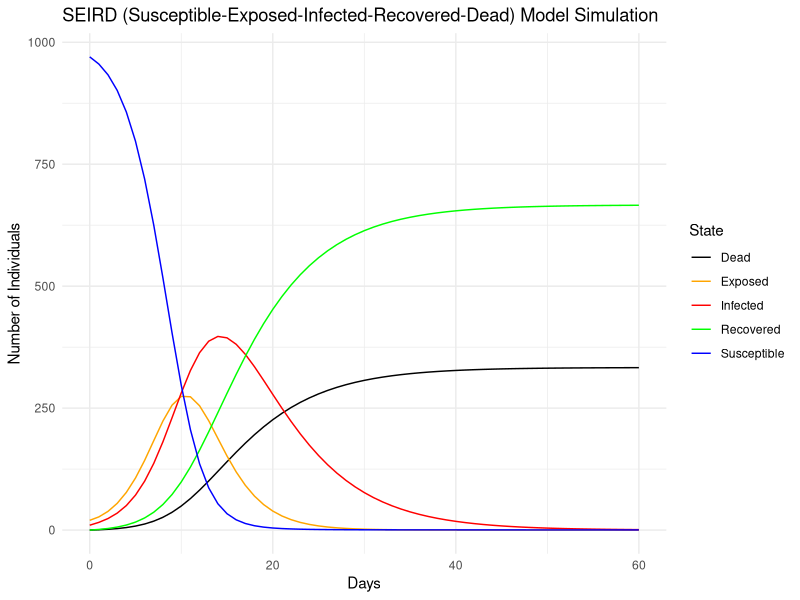
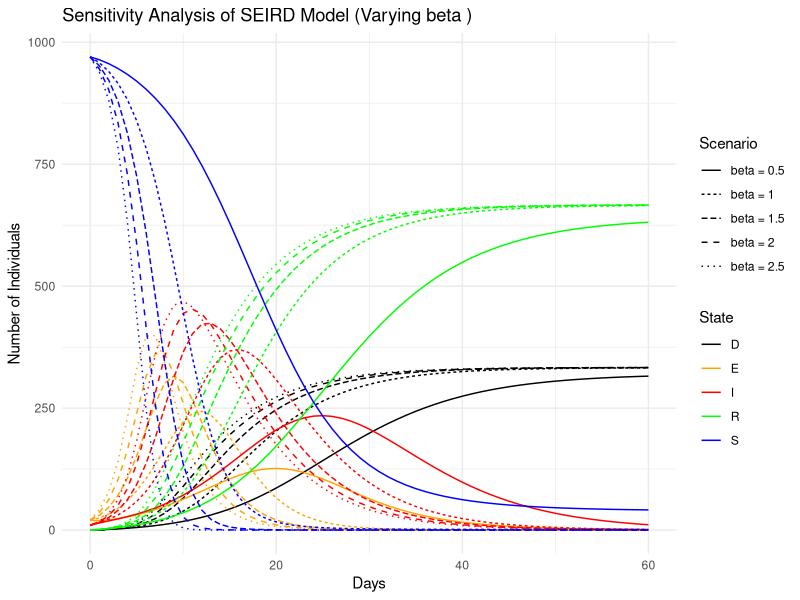
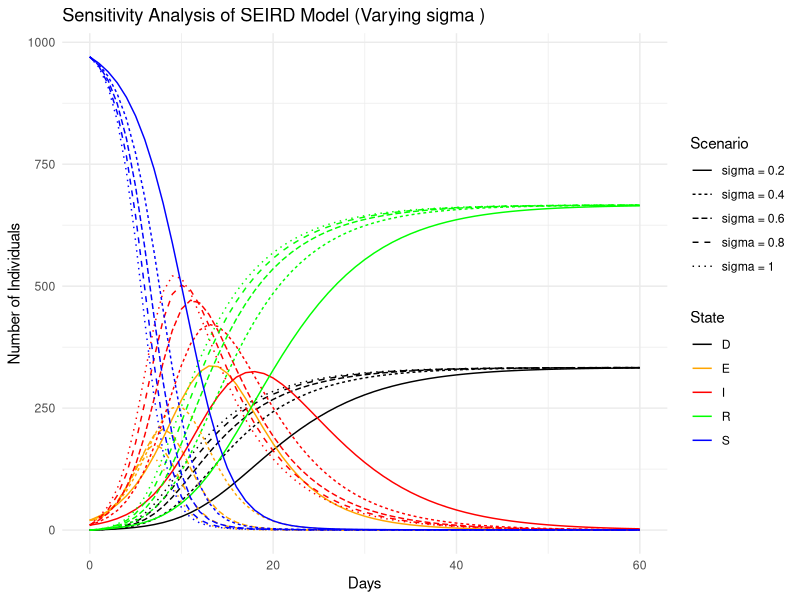
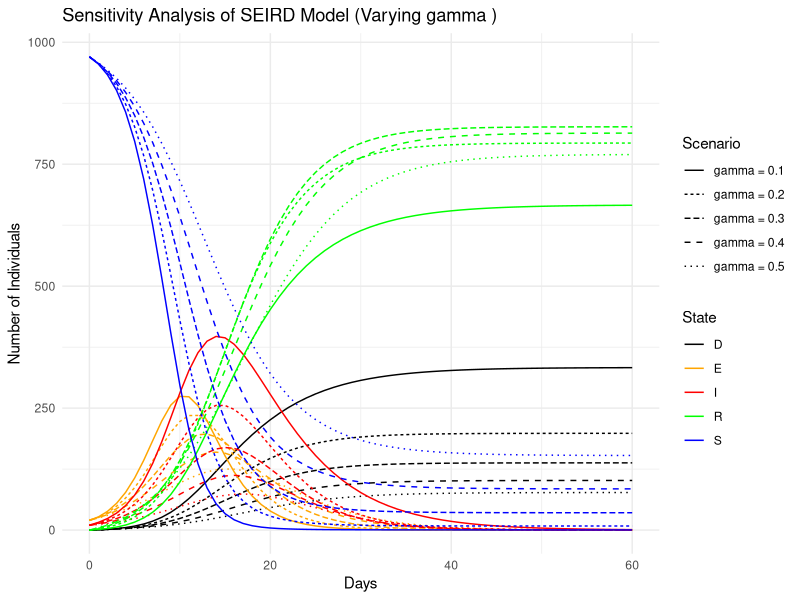
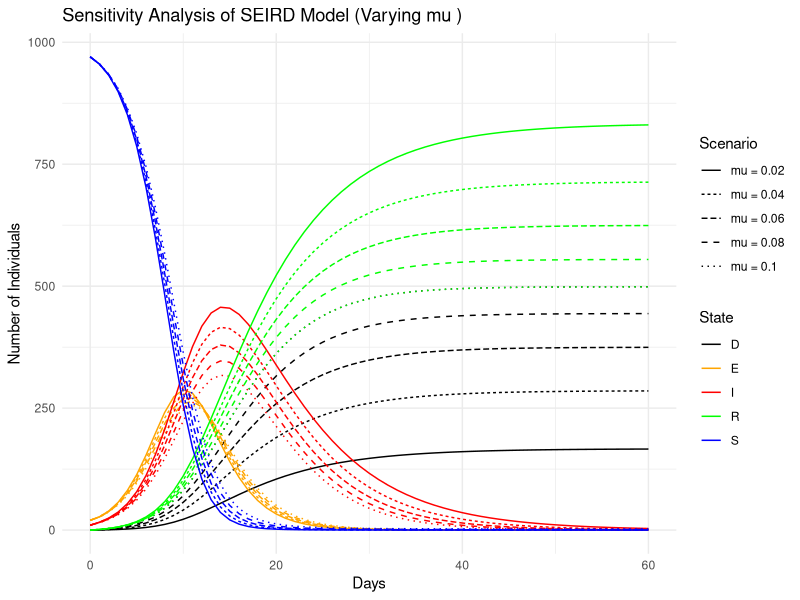
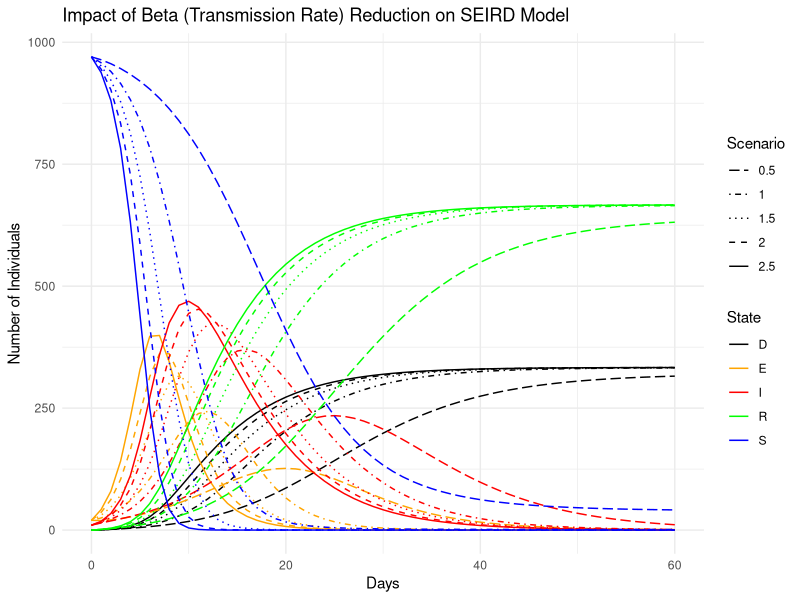
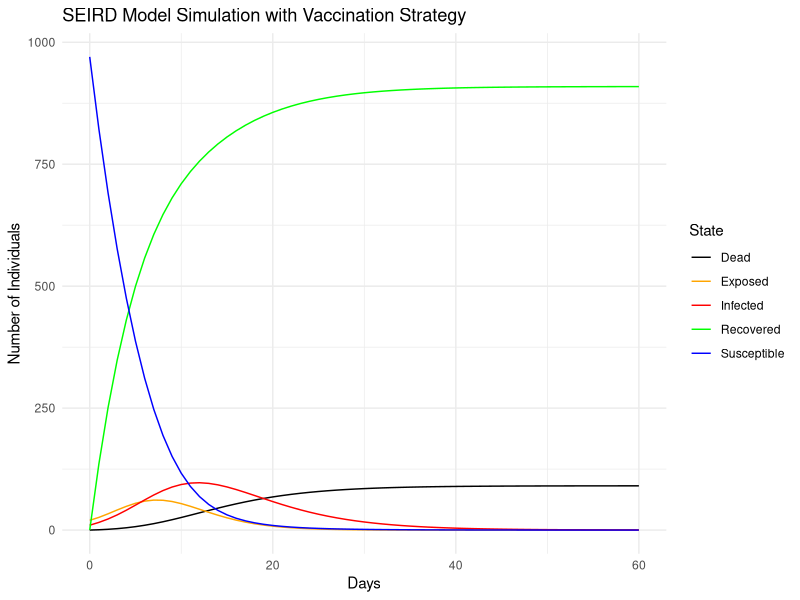

Here is the R script that generated these plots, in order:
## ---- chunk 1
knitr::opts_chunk$set(echo = TRUE)
## ---- chunk 2
# Load the necessary packages
library(deSolve)
library(tidyr)
library(tidyverse)
library(DiagrammeR)
library(ggplot2)
library(reshape2)
library(gridExtra)

# Schematic framework for the whole population
DiagrammeR::grViz("
digraph SEIRD {
  rankdir = LR;
  node [shape = circle, fontsize = 20, penwidth = 2.0]
  S [label = 'S']
  E [label = 'E']
  I [label = 'I']
  R [label = 'R']
  D [label = 'D']
  
  edge [arrowhead = vee]
  S -> E [label = 'β']
  E -> I [label = '𝜎']
  I -> R [label = 'γ']
  I -> D [label = '𝜇']
}
")
## ---- chunk 3
# Initial conditions
population_size <- 1000
initial_infected <- 10
initial_exposed <- 20
initial_recovered <- 0
initial_dead <- 0
initial_susceptible <- population_size - (initial_infected + initial_exposed + initial_recovered + initial_dead)

# Define disease parameters
infectious_period <- 10
latency_period <- 3
transmission_rate <- 1.2
recovery_rate <- 1/infectious_period
simulation_period <- 60 # in days
mortality_rate <- 0.05

## ---- chunk 4
# Define SEIRD model function
seird_model <- function(times, state, parameters) {
  with(as.list(c(state, parameters)), {
    dS = -beta * S * I / N
    dE = beta * S * I / N - sigma * E
    dI = sigma * E - gamma * I - mu * I
    dR = gamma * I
    dD = mu * I
    list(c(dS, dE, dI, dR, dD))
  })
}

# Initial state values
initial_state_values <- c(S = initial_susceptible, E = initial_exposed, I = initial_infected, R = initial_recovered, D = initial_dead)

# Parameters
parameters <- c(beta = transmission_rate, sigma = 1/latency_period, gamma = recovery_rate, mu = mortality_rate, N = population_size)

# Define the time vector and simulation period
time <- seq(0, simulation_period, by = 1)

# Solve the model
output <- ode(y = initial_state_values, times = time, func = seird_model, parms = parameters)

# Convert the output to a data frame
output <- as.data.frame(output)
colnames(output) <- c("time", "Susceptible", "Exposed", "Infected", "Recovered", "Dead")

# Convert to tidy format
data <- output %>% pivot_longer(cols = c(Susceptible, Exposed, Infected, Recovered, Dead), names_to = "State", values_to = "Values")

# Display the first few rows of the output data frame
knitr::kable(head(data, 10))
## ---- chunk 5
# Plot the results
ggplot(data = data, aes(x = time, y = Values, color = State)) +
  geom_line() +
  labs(title = "SEIRD (Susceptible-Exposed-Infected-Recovered-Dead) Model Simulation",
       x = "Days",
       y = "Number of Individuals",
       color = "State") +
  scale_color_manual(values = c("black", "orange", "red", "green", "blue")) +
  theme_minimal()
## ---- chunk 6
# Find the peak of the infection
peak_infection <- output %>%
  filter(Infected == max(Infected)) %>%
  select(time, Infected)

# Round the number of infected individuals to a whole number
peak_infection$Infected <- round(peak_infection$Infected)

# Display the peak infection information
print(paste("Peak of infection occurs at day", peak_infection$time, "with", peak_infection$Infected, "infected individuals."))

## ---- chunk 7
# Calculate the final size of the epidemic
final_recovered <- output$Recovered[simulation_period + 1]
final_dead <- output$Dead[simulation_period + 1]
final_size <- final_recovered + final_dead

# Display the final size information
print(paste("The final size of the epidemic is", round(final_size), "individuals (", round(final_recovered), "recovered and", round(final_dead), "dead)."))

## ---- chunk 8
# Sensitivity analysis function
sens_analysis <- function(parameter_name, values, initial_state_values, time, model_func) {
  sensitivity_results <- list()
  
  for (value in values) {
    parameters <- c(beta = transmission_rate, sigma = 1 / latency_period, gamma = recovery_rate, mu = mortality_rate, N = population_size)
    
    # Update the parameter of interest
    parameters[[parameter_name]] <- value
    
    output <- ode(y = initial_state_values, times = time, func = model_func, parms = parameters)
    output_df <- as.data.frame(output)
    
    sensitivity_results[[paste(parameter_name, "=", round(value, 2))]] <- output_df
  }
  
  sensitivity_data <- bind_rows(sensitivity_results, .id = "Scenario") %>%
    pivot_longer(cols = c(S, E, I, R, D), names_to = "State", values_to = "Values")
  
  # Define color palette (adjust as needed)
  my_colors <- c("black", "orange", "red", "green", "blue")
  
  plot <- ggplot(data = sensitivity_data, aes(x = time, y = Values, color = State, linetype = Scenario)) +
    geom_line() +
    labs(title = paste("Sensitivity Analysis of SEIRD Model (Varying", parameter_name, ")"),
         x = "Days",
         y = "Number of Individuals",
         color = "State",
         linetype = "Scenario") +
    scale_color_manual(values = my_colors) +  # Apply manual color scale
    theme_minimal()
  
  return(plot)
}

# Define ranges for sensitivity analysis
beta_values <- seq(0.5, 2.5, by = 0.5)
sigma_values <- seq(0.2, 1, by = 0.2)
gamma_values <- seq(0.1, 0.5, by = 0.1)
mu_values <- seq(0.02, 0.1, by = 0.02)

# Run sensitivity analysis for each parameter
plot_beta <- sens_analysis("beta", beta_values, initial_state_values, time, seird_model)
plot_sigma <- sens_analysis("sigma", sigma_values, initial_state_values, time, seird_model)
plot_gamma <- sens_analysis("gamma", gamma_values, initial_state_values, time, seird_model)
plot_mu <- sens_analysis("mu", mu_values, initial_state_values, time, seird_model)

# Print or display the plots
print(plot_beta)
print(plot_sigma)
print(plot_gamma)
print(plot_mu)

## ---- chunk 9
# Define a range of beta values to simulate
beta_values <- seq(2.5, 0.5, by = -0.5)  

# Function for sensitivity analysis with beta parameter
sensitivity_analysis <- function(beta_values, initial_state_values, time, model_func) {
  sensitivity_results <- list()
  
  for (beta in beta_values) {
    parameters <- c(beta = beta, sigma = 1 / latency_period, gamma = recovery_rate, mu = mortality_rate, N = population_size)
    
    output <- ode(y = initial_state_values, times = time, func = model_func, parms = parameters)
    output_df <- as.data.frame(output)
    
    sensitivity_results[[paste("Beta =", beta)]] <- output_df
  }
  
  return(sensitivity_results)
}

# Run sensitivity analysis with updated function
beta_results <- sensitivity_analysis(beta_values, initial_state_values, time, seird_model)

# Plot the results
plot_beta <- function(results) {
  sensitivity_data <- bind_rows(results, .id = "Scenario") %>%
    pivot_longer(cols = c(S, E, I, R, D), names_to = "State", values_to = "Values")
  
  ggplot(data = sensitivity_data, aes(x = time, y = Values, color = State, linetype = Scenario)) +
    geom_line() +
    labs(title = "Impact of Beta (Transmission Rate) Reduction on SEIRD Model",
         x = "Days",
         y = "Number of Individuals",
         color = "State",
         linetype = "Scenario") +
    scale_color_manual(values = c("black", "orange", "red", "green", "blue")) +
    scale_linetype_manual(values = rev(1:length(beta_values)), labels = rev(beta_values)) +
    theme_minimal()
}

# Plot the results
plot_beta(beta_results)



## ---- chunk 10
# Define vaccination rate
vaccination_rate <- 0.15

# Modify SEIRD model function to include vaccination
seird_vaccination_model <- function(times, state, parameters) {
  with(as.list(c(state, parameters)), {
    dS <- -beta * S * I / N - alpha * S
    dE <- beta * S * I / N - sigma * E
    dI <- sigma * E - gamma * I - mu * I
    dR <- gamma * I + alpha * S
    dD <- mu * I
    list(c(dS, dE, dI, dR, dD))
  })
}

# Parameters (including vaccination rate)
parameters_vaccination <- c(beta = transmission_rate, sigma = 1/latency_period, gamma = recovery_rate, mu = mortality_rate, alpha = vaccination_rate, N = population_size)

# Initial state values 
initial_state_values <- c(S = initial_susceptible, E = initial_exposed, I = initial_infected, R = initial_recovered, D = initial_dead)

# Define time vector and simulation period
time <- seq(0, simulation_period, by = 1)

# Solve the model with vaccination strategy
output_vaccination <- ode(y = initial_state_values, times = time, func = seird_vaccination_model, parms = parameters_vaccination)

# Convert output to data frame
output_vaccination <- as.data.frame(output_vaccination)
colnames(output_vaccination) <- c("time", "Susceptible", "Exposed", "Infected", "Recovered", "Dead")

# Convert to tidy format
data_vaccination <- output_vaccination %>% pivot_longer(cols = c(Susceptible, Exposed, Infected, Recovered, Dead), names_to = "State", values_to = "Values")

# Plot the results with vaccination strategy
library(ggplot2)
ggplot(data = data_vaccination, aes(x = time, y = Values, color = State)) +
  geom_line() +
  labs(title = "SEIRD Model Simulation with Vaccination Strategy",
       x = "Days",
       y = "Number of Individuals",
       color = "State") +
  scale_color_manual(values = c("black", "orange", "red", "green", "blue")) +
  theme_minimal()

# Calculate the final size of the epidemic
final_recovered <- data_vaccination$Values[data_vaccination$State == "Recovered" & data_vaccination$time == simulation_period]
final_dead <- data_vaccination$Values[data_vaccination$State == "Dead" & data_vaccination$time == simulation_period]
final_size <- final_recovered + final_dead

# Display the final size information
print(paste("The final size of the epidemic is", round(final_size), "individuals (", round(final_recovered), "recovered and", round(final_dead), "dead)."))
